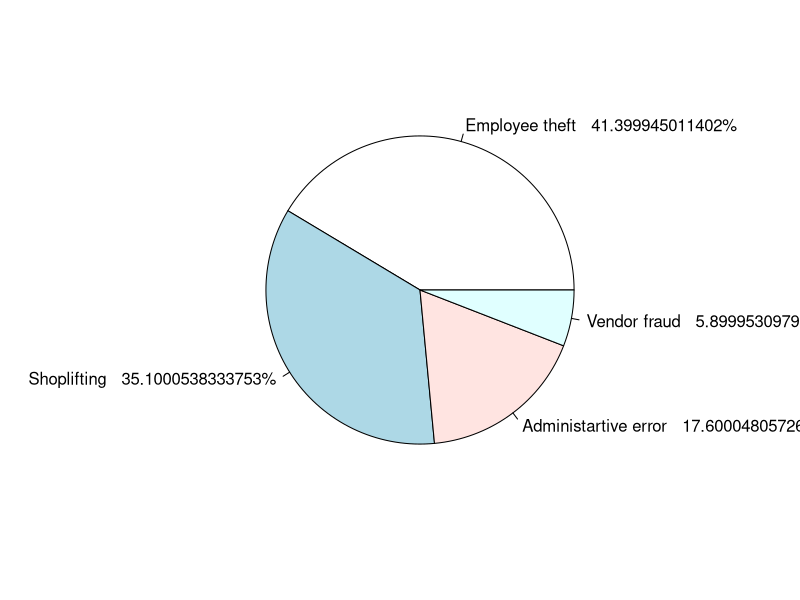

Source code (R):
# Pie Chart :

Inventary_shrinkage <- c("Employee theft","Shoplifting","Administartive error","Vendor fraud")

Annual_amount <- c(17918.6, 15191.9,7617.6,2553.6) 

data <- data.frame(Inventary_shrinkage,Annual_amount)

Proportion <- data$Annual_amount/sum(data$Annual_amount)

Percent <- Proportion*100

data <- cbind(data,Proportion,Percent)

Degree <- data$Proportion*360

data<-cbind(data,Degree)

labls <- paste(data$Inventary_shrinkage,data$Percent,sep = "   ")
 
labls <- paste(labls,"%",sep="")

pie(data$Percent, labels = labls)
